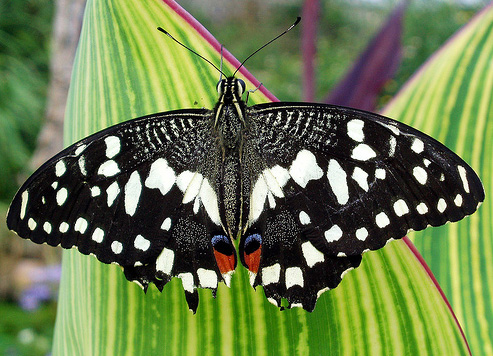
#> input picture assignment2_images/butterfly.jpg, 493 x 356 px
$ jupyter execute --allow-errors mlm3_mp2_part2_code.ipynb
#> lines starting #> are read from the running program, lines starting #| are printed output that depends on the picture
[cell 1]
import numpy as np
np.set_printoptions(precision=3)
import scipy
import scipy.ndimage
import cv2
import matplotlib
import matplotlib.pyplot as plt
import skimage
import skimage.feature
import time

[cell 2]
def load_image(path):
#> called with path = 'assignment2_images/butterfly.jpg'
    im = cv2.imread(path, 0)
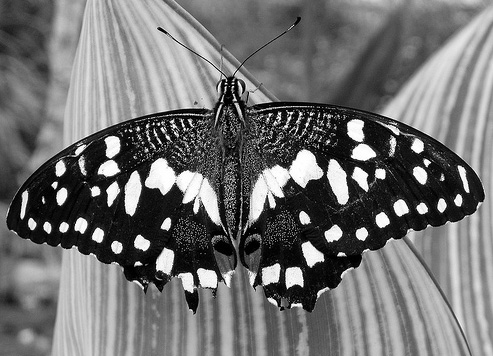
#> im: shape (356, 493); min 0, max 255, mean 113.3
    im = im / 255.
    return im

[cell 3]
def blob_detector(image, stds, threshold, k, method):
#> called with threshold = 0.01, k = 1.35, method = 'increase_filter'
    (h,w) = image.shape
#> h = 356; w = 493
    #stds = [2 * (1.1 ** i) for i in range(15)]
    scale_space = np.zeros((h,w,len(stds)))

    if (method == 'increase_filter'):
        for i in range(len(stds)):
            std = stds[i]
            scale_space[:,:,i] = ((std ** 2) * (scipy.ndimage.filters.gaussian_laplace(image, std))) ** 2
    elif (method == 'downsample'):
        resize_frac = 1.0
        for i in range(len(stds)):
            std = stds[0]
            stds[i] = std * (k ** i)
            downsampled_im = skimage.transform.resize(image, (int(h*resize_frac), int(w*resize_frac)))
            convolve_out = scipy.ndimage.filters.gaussian_laplace(downsampled_im, std) ** 2
            scale_space[:,:,i] = skimage.transform.resize(convolve_out, (h,w))
            resize_frac *= (1/k)


    max_vals = np.zeros(scale_space.shape)
    for i in range(len(stds)):
        level = scale_space[:,:,i]
        max_filter = scipy.ndimage.filters.rank_filter(level, -1, size=int(stds[i]*2))
        max_indices = (level == max_filter).nonzero()
        max_vals[:,:,i][max_indices] = level[max_indices]
#> this loop made 13 passes
#> max_indices on passes 1 to 12: 43099 positions, rows 0 to 355, columns 0 to 492, 42923 positions, rows 0 to 355, columns 0 to 492, 4771 positions, rows 0 to 355, columns 0 to 492, 2488 positions, rows 0 to 355, columns 0 to 492, 1325 positions, rows 0 to 355, columns 0 to 492, 823 positions, rows 0 to 355, columns 0 to 492, 465 positions, rows 0 to 355, columns 0 to 492, 281 positions, rows 0 to 355, columns 0 to 492, 159 positions, rows 0 to 355, columns 0 to 492, 85 positions, rows 0 to 355, columns 0 to 492, 47 positions, rows 0 to 355, columns 0 to 492, 26 positions, rows 0 to 355, columns 0 to 492
#> pass 1, in blob_detector, `level = scale_space[:,:,i]`:
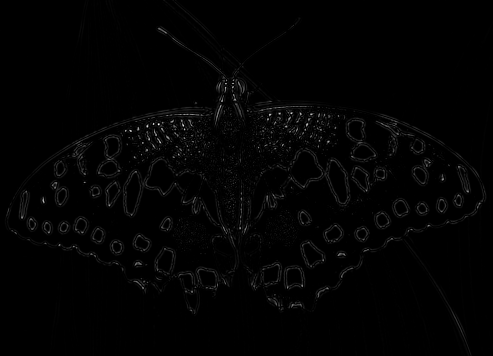
#> level: shape (356, 493) float64; min 2.75e-14, max 0.273, mean 0.00341; drawn with min black and max white
#> pass 1, in blob_detector, `max_filter = scipy.ndimage.filters.rank_filter(level, -1, size=int(std..`:
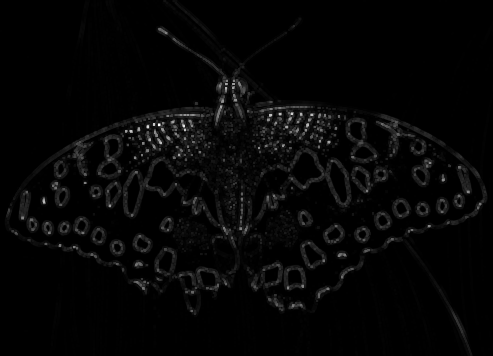
#> max_filter: shape (356, 493) float64; min 6.52e-08, max 0.273, mean 0.00671; drawn with min black and max white
#> after the loop:
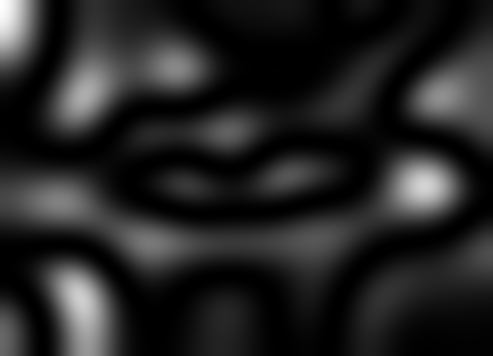
#> level: shape (356, 493) float64; min 7.68e-14, max 0.0482, mean 0.00683; drawn with min black and max white

    max_vals_final = np.zeros(max_vals.shape)
    count = 4
    offset = 2
    for i in range(count+offset, len(stds)-count):
        level = max_vals[:,:,i-count:i+count]
        max_filter = scipy.ndimage.filters.rank_filter(level, -1, size=(int(stds[i+count-1]), int(stds[i+count-1]), 2*count+1))
        max_indices = (level == max_filter).nonzero()
        max_vals_final[:,:,i-count:i+count][max_indices] = level[max_indices]

    max_vals = max_vals_final
    max_vals_condensed = np.max(max_vals, 2)
    max_indices_condensed = np.argmax(max_vals, 2)
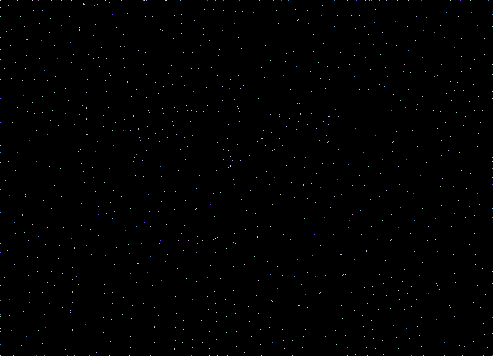
#> max_indices_condensed: shape (356, 493) int64; 11 distinct labels, from 0 to 11; one colour per label, 0 black
    max_indices_condensed *= (max_vals_condensed > threshold)
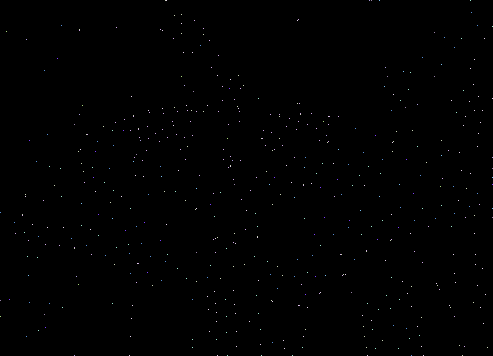
#> max_indices_condensed: shape (356, 493) int64; 11 distinct labels, from 0 to 11; one colour per label, 0 black
    max_vals_condensed *= (max_vals_condensed > threshold)
#> max_vals_condensed: shape (356, 493) float64; min 0, max 0.382, mean 0.000232
#> `(y,x) = indices = max_indices_condensed.nonzero()`: y = 528 values from 0 to 355; x = 528 values, max 492 at index 15, min 0 at index 297, mean 263.3; indices = 528 positions, rows 0 to 355, columns 0 to 492
#> `depths = max_indices_condensed[indices]`: depths = 528 values, max 11 at index 22, min 2 at index 9, mean 4.5
#> `my_stds = np.array([stds[depths[i]] for i in range(len(depths))])`: my_stds = 528 values, max 27.14 at index 22, min 1.82 at index 9, mean 4.99
#> `my_rads = [rads[depths[i]] for i in range(len(depths))]`: my_rads = 528 values, max 38.39 at index 22, min 2.58 at index 9, mean 7.06

    return max_indices_condensed

[cell 4]
def show_all_circles(image, cx, cy, rad, image_name, color='r'):
    """
    image: numpy array, representing the grayscsale image
    cx, cy: numpy arrays or lists, centers of the detected blobs
    rad: numpy array or list, radius of the detected blobs
    """
#> called with cx = array of shape (528,), cy = array of shape (528,), image_name = 'assignment2_images/butterfly.jpg', color = 'r'
    import matplotlib.pyplot as plt
    from matplotlib.patches import Circle

    fig, ax = plt.subplots()
    ax.set_aspect('equal')
    ax.imshow(image, cmap='gray')
    for x, y, r in zip(cx, cy, rad):
        circ = Circle((x, y), r, color=color, fill=False)
        ax.add_patch(circ)
#> this loop made 528 passes
#> (x, y, r) on passes 1 to 3: (165, 0, 3.48), (166, 0, 4.7), (369, 0, 28.43)

    plt.title('%i circles' % len(cx))
    fig.savefig(image_name[:-4] + "_keypoints" + image_name[-4:])
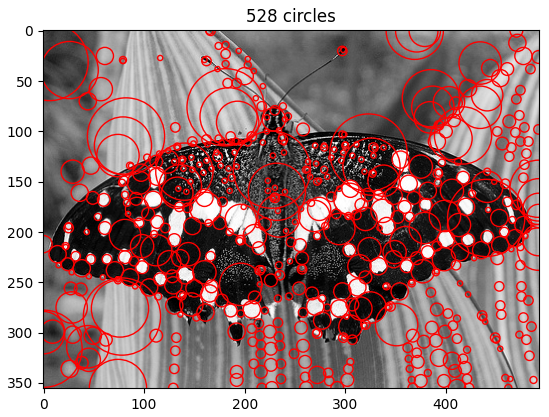
#> figure drawn by matplotlib, 1 panel
#> pass 2 of the loop `for i in range(len(image_names)):`:
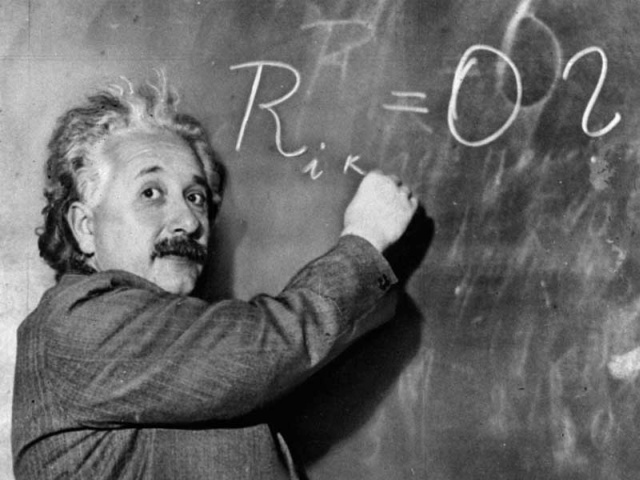
#> input picture assignment2_images/einstein.jpg, 640 x 480 px
#> in load_image, im is the input picture: shape (480, 640); min 0, max 255, mean 104.2
#> the loop in blob_detector (call 2), `for i in range(len(stds)):` made 13 passes
#> max_indices on passes 1 to 8: 77867 positions, rows 0 to 479, columns 0 to 639, 78476 positions, rows 0 to 479, columns 0 to 639, 10086 positions, rows 0 to 479, columns 0 to 639, 5291 positions, rows 0 to 479, columns 0 to 639, 2689 positions, rows 0 to 479, columns 0 to 639, 1407 positions, rows 0 to 479, columns 0 to 639, 733 positions, rows 0 to 479, columns 0 to 639, 414 positions, rows 0 to 479, columns 0 to 639
#> in blob_detector (call 2), `max_indices_condensed *= (max_vals_condensed > threshold)`:
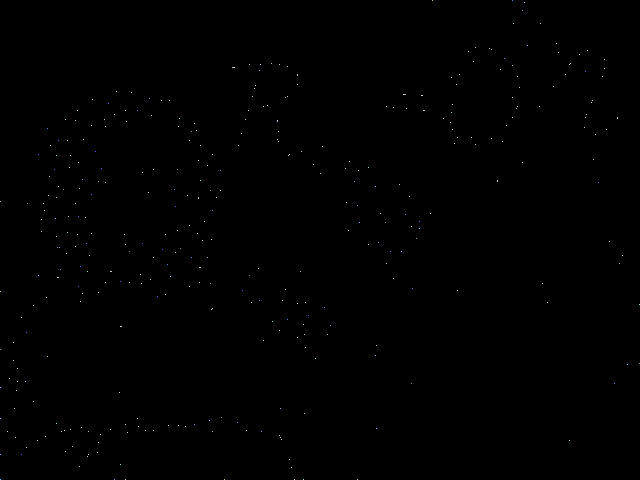
#> max_indices_condensed: shape (480, 640) int64; 11 distinct labels, from 0 to 11; one colour per label, 0 black
#> `(y,x) = indices = max_indices_condensed.nonzero()`: y = 379 values from 0 to 479; x = 379 values, max 639 at index 283, min 0 at index 179, mean 254.5; indices = 379 positions, rows 0 to 479, columns 0 to 639
#> `depths = max_indices_condensed[indices]`: depths = 379 values, max 11 at index 0, min 2 at index 10, mean 4.55
#> `my_stds = np.array([stds[depths[i]] for i in range(len(depths))])`: my_stds = 379 values, max 27.14 at index 0, min 1.82 at index 10, mean 5.25
#> `my_rads = [rads[depths[i]] for i in range(len(depths))]`: my_rads = 379 values, max 38.39 at index 0, min 2.58 at index 10, mean 7.43
#> the loop in show_all_circles (call 2), `for x, y, r in zip(cx, cy, rad):` made 379 passes
#> (x, y, r) on passes 1 to 3: (432, 0, 38.39), (512, 0, 8.56), (524, 2, 15.6)
#> in show_all_circles (call 2), `fig.savefig(image_name[:-4] + "_keypoints" + image_name[-4:])`:
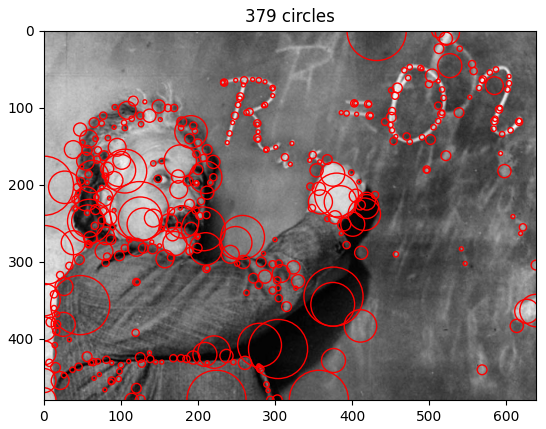
#> figure drawn by matplotlib, 1 panel
#> pass 3 of the loop `for i in range(len(image_names)):`:
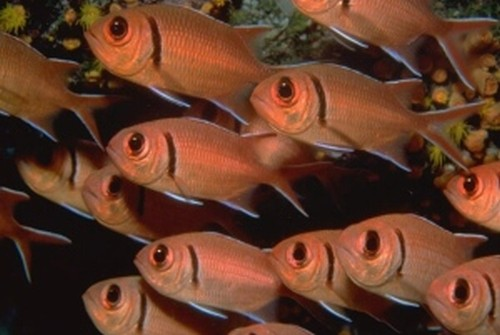
#> input picture assignment2_images/fishes.jpg, 500 x 335 px
#> `(y,x) = indices = max_indices_condensed.nonzero()`: y = 361 values from 0 to 334; x = 361 values, max 499 at index 89, min 0 at index 0, mean 253.6; indices = 361 positions, rows 0 to 334, columns 0 to 499
#> `depths = max_indices_condensed[indices]`: depths = 361 values, max 11 at index 11, min 2 at index 4, mean 5.05
#> `my_stds = np.array([stds[depths[i]] for i in range(len(depths))])`: my_stds = 361 values, max 27.14 at index 11, min 1.82 at index 4, mean 6.67
#> `my_rads = [rads[depths[i]] for i in range(len(depths))]`: my_rads = 361 values, max 38.39 at index 11, min 2.58 at index 4, mean 9.43
#> the loop in show_all_circles (call 3), `for x, y, r in zip(cx, cy, rad):` made 361 passes
#> (x, y, r) on passes 1 to 3: (0, 0, 11.56), (64, 0, 4.7), (77, 0, 8.56)
#> in show_all_circles (call 3), `fig.savefig(image_name[:-4] + "_keypoints" + image_name[-4:])`:
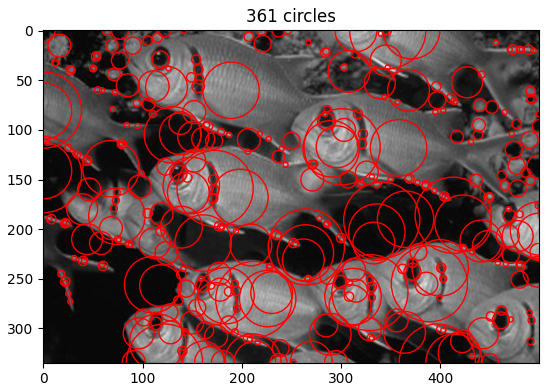
#> figure drawn by matplotlib, 1 panel

    plt.show()

[cell 5]
image_names = ['assignment2_images/butterfly.jpg', 'assignment2_images/einstein.jpg', 'assignment2_images/fishes.jpg', 'assignment2_images/sunflowers.jpg', 'assignment2_images/chess.jpg','assignment2_images/shanghai.jpg','assignment2_images/mountains.jpg','assignment2_images/giza.jpg']
k = 1.35
stds = [1.0 * (k ** i) for i in range(13)]
rads = [stds[i] * (2 ** 0.5) for i in range(len(stds))]

thresholds = [0.01, 0.01, 0.01, 0.01, 0.01, 0.01, 0.01, 0.01]


#> (the rest of this cell did not finish here and is left out)

[cell 6]
image_names = ['assignment2_images/butterfly.jpg', 'assignment2_images/einstein.jpg', 'assignment2_images/fishes.jpg', 'assignment2_images/sunflowers.jpg', 'assignment2_images/chess.jpg','assignment2_images/shanghai.jpg','assignment2_images/mountains.jpg','assignment2_images/giza.jpg']
#> image_names = 8 items, first 6: 'assignment2_images/butterfly.jpg', 'assignment2_images/einstein.jpg', 'assignment2_images/fishes.jpg', 'assignment2_images/sunflowers.jpg', 'assignment2_images/chess.jpg', 'assignment2_images/shanghai.jpg'
k = 1.35
stds = [0.75 * (k ** i) for i in range(13)]
rads = [stds[i] * (2 ** 0.5) for i in range(len(stds))]

thresholds = [0.05, 0.05, 0.05, 0.05, 0.05, 0.05, 0.05, 0.07]

#> (the rest of this cell did not finish here and is left out)

#> call 4 of blob_detector, with threshold = 0.05, k = 1.35, method = 'downsample'
#> the loop in blob_detector (call 4), `for i in range(len(stds)):` made 13 passes
#> pass 2, in blob_detector (call 4), `downsampled_im = skimage.transform.resize(image, (int(h*resize_frac), ..`:
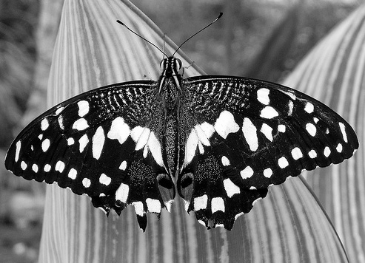
#> downsampled_im: shape (263, 365) float64; min 3.24e-05, max 1, mean 0.444
#> pass 3, in blob_detector (call 4), `downsampled_im = skimage.transform.resize(image, (int(h*resize_frac), ..`:
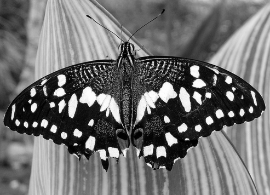
#> downsampled_im: shape (195, 270) float64; min 0.000565, max 1, mean 0.444
#> after the loop in blob_detector (call 4), `for i in range(len(stds)):`: resize_frac = 0.0202; stds = [0.75, 1.01, 1.37, 1.85, 2.49, 3.36, 4.54, 6.13, 8.27, 11.17, 15.08, 20.36, 27.48]
#> the loop in blob_detector (call 4), `for i in range(len(stds)):` made 13 passes
#> max_indices on passes 1 to 12: 175508 positions, rows 0 to 355, columns 0 to 492, 43487 positions, rows 0 to 355, columns 0 to 492, 43612 positions, rows 0 to 355, columns 0 to 492, 3090 positions, rows 0 to 355, columns 0 to 492, 1736 positions, rows 0 to 355, columns 0 to 492, 936 positions, rows 0 to 355, columns 0 to 492, 520 positions, rows 0 to 355, columns 0 to 492, 316 positions, rows 0 to 355, columns 0 to 492, 184 positions, rows 0 to 355, columns 0 to 492, 114 positions, rows 0 to 355, columns 0 to 492, 59 positions, rows 0 to 355, columns 0 to 492, 43 positions, rows 0 to 355, columns 0 to 492
#> after the loop in blob_detector (call 4), `for i in range(len(stds)):`:
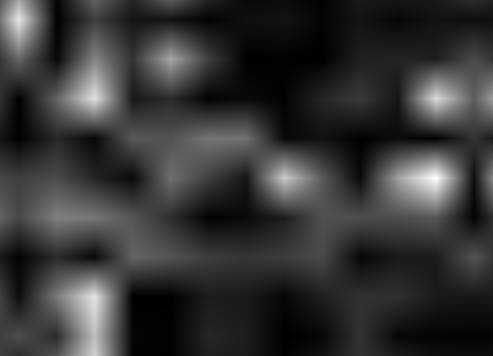
#> level: shape (356, 493) float64; min 2.61e-05, max 0.0577, mean 0.0121; drawn with min black and max white
#> the loop in blob_detector (call 4), `for i in range(count+offset, len(stds)-count):` made 3 passes
#> `(y,x) = indices = max_indices_condensed.nonzero()`: y = 505 values from 18 to 342; x = 505 values, max 484 at index 275, min 3 at index 331, mean 241.9; indices = 505 positions, rows 18 to 342, columns 3 to 484
#> `depths = max_indices_condensed[indices]`: depths = 505 values, max 11 at index 18, min 2 at index 2, mean 3.85
#> `my_stds = np.array([stds[depths[i]] for i in range(len(depths))])`: my_stds = 505 values, max 20.36 at index 18, min 1.37 at index 2, mean 3
#> `my_rads = [rads[depths[i]] for i in range(len(depths))]`: my_rads = 505 values, max 28.79 at index 18, min 1.93 at index 2, mean 4.24
    print("Efficient version on image %s ran in %f seconds." % (image_names[i], time.time()-t))
    (y,x) = indices = max_indices_condensed.nonzero()
    depths = max_indices_condensed[indices]
    my_stds = np.array([stds[depths[i]] for i in range(len(depths))])

    my_rads = [rads[depths[i]] for i in range(len(depths))]
    show_all_circles(im, x, y, my_rads, image_names[i])
#> pass 2 of the loop `for i in range(len(image_names)):`:
#> `(y,x) = indices = max_indices_condensed.nonzero()`: y = 196 values from 12 to 474; x = 196 values, max 632 at index 178, min 5 at index 179, mean 288; indices = 196 positions, rows 12 to 474, columns 5 to 632
#> `depths = max_indices_condensed[indices]`: depths = 196 values, max 11 at index 113, min 2 at index 14, mean 4.83
#> `my_stds = np.array([stds[depths[i]] for i in range(len(depths))])`: my_stds = 196 values, max 20.36 at index 113, min 1.37 at index 14, mean 4.32
#> `my_rads = [rads[depths[i]] for i in range(len(depths))]`: my_rads = 196 values, max 28.79 at index 113, min 1.93 at index 14, mean 6.11
#> pass 3 of the loop `for i in range(len(image_names)):`:
#> `(y,x) = indices = max_indices_condensed.nonzero()`: y = 79 values from 1 to 319; x = 79 values, max 493 at index 65, min 6 at index 29, mean 269.2; indices = 79 positions, rows 1 to 319, columns 6 to 493
#> `depths = max_indices_condensed[indices]`: depths = 79 values, max 10 at index 32, min 2 at index 1, mean 3.77
#> `my_stds = np.array([stds[depths[i]] for i in range(len(depths))])`: my_stds = 79 values, max 15.08 at index 32, min 1.37 at index 1, mean 2.76
#> `my_rads = [rads[depths[i]] for i in range(len(depths))]`: my_rads = 79 values, max 21.33 at index 32, min 1.93 at index 1, mean 3.9
